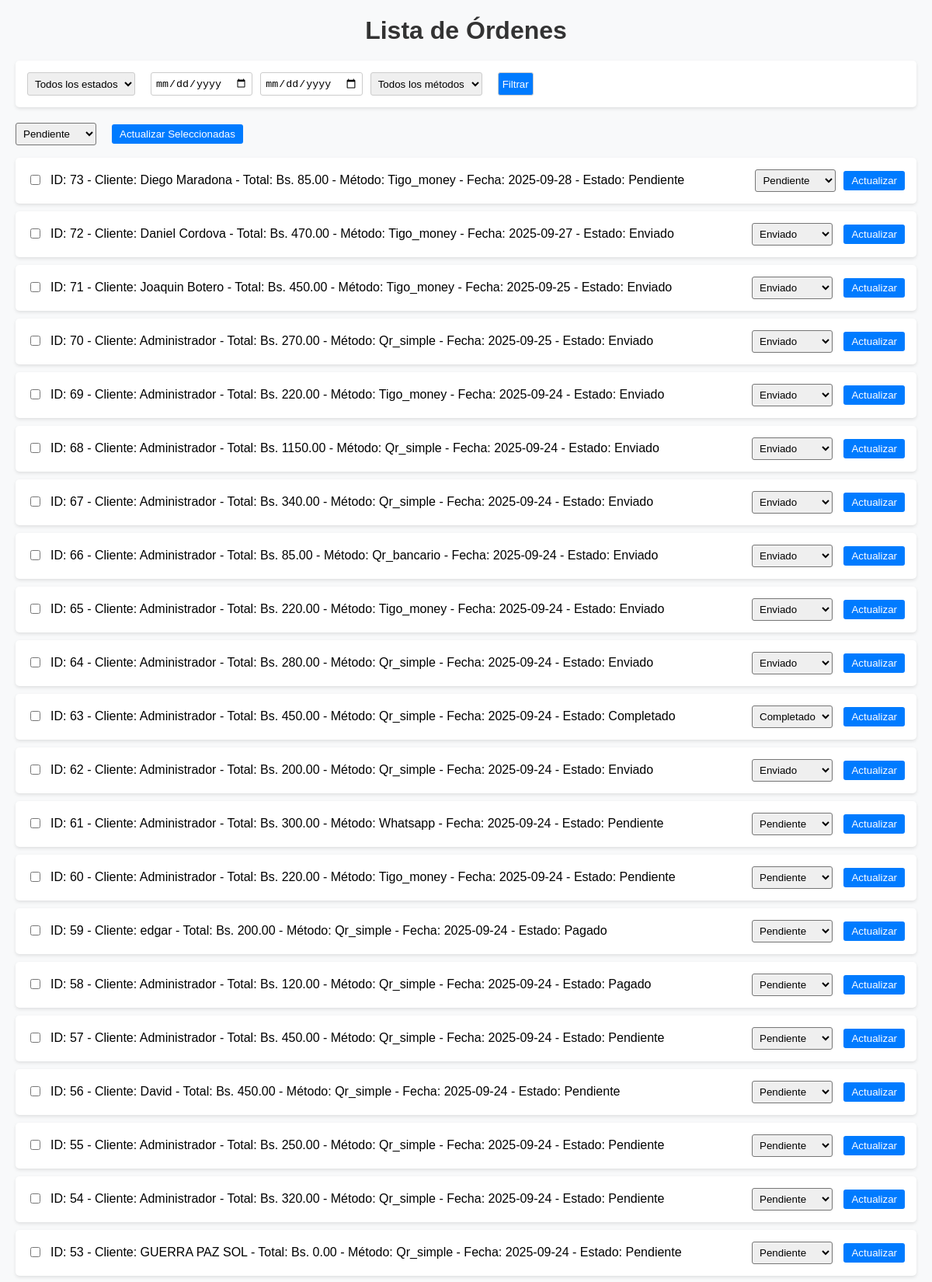
Screenshot of /ordenes (upper part) with the database file from the repository.
### tables this page shows
CREATE TABLE ordenes (
            id INTEGER PRIMARY KEY AUTOINCREMENT,
            usuario_id INTEGER,
            nombre_cliente VARCHAR(100) NOT NULL,
            telefono_cliente VARCHAR(15) NOT NULL,
            total DECIMAL(10,2) NOT NULL,
            metodo_pago VARCHAR(20) NOT NULL,
            estado VARCHAR(20) DEFAULT 'pendiente',
            detalles TEXT,
            fecha TIMESTAMP DEFAULT CURRENT_TIMESTAMP,
            FOREIGN KEY (usuario_id) REFERENCES usuarios(id)
        );

### app.py (the view)
@app.route('/ordenes')
def ver_ordenes():
    conn = get_db_connection()
    query = "SELECT * FROM ordenes"
    params = []
    if request.args.get('estado'):
        query += " WHERE estado = ?"
        params.append(request.args.get('estado'))
    if request.args.get('fecha_inicio'):
        query += " WHERE fecha >= ?" if not params else " AND fecha >= ?"
        params.append(request.args.get('fecha_inicio'))
    if request.args.get('fecha_fin'):
        query += " WHERE fecha <= ?" if not params else " AND fecha <= ?"
        params.append(request.args.get('fecha_fin'))
    if request.args.get('metodo_pago'):
        query += " WHERE metodo_pago = ?" if not params else " AND metodo_pago = ?"
        params.append(request.args.get('metodo_pago'))
    query += " ORDER BY fecha DESC"
    ordenes = conn.execute(query, params).fetchall()
    conn.close()
    return render_template('ordenes.html', ordenes=ordenes)

### database.py (called while the page is built)
def get_db_connection():
    conn = sqlite3.connect('tienda.db')
    conn.row_factory = sqlite3.Row
    return conn

### templates/ordenes.html (shortened to what this page needs)
<!DOCTYPE html>
<html>
<head>
</head>
<body>
    <h1>Lista de Órdenes</h1>
    <div class="filters">
        <form method="GET" action="{{ url_for('ver_ordenes') }}">
            <select name="estado" onchange="this.form.submit()">
                <option value="">Todos los estados</option>
            </select>
            <input type="date" name="fecha_inicio" {% if request.args.get('fecha_inicio') %}value="{{ request.args.get('fecha_inicio') }}"{% endif %} onchange="this.form.submit()">
            <input type="date" name="fecha_fin" {% if request.args.get('fecha_fin') %}value="{{ request.args.get('fecha_fin') }}"{% endif %} onchange="this.form.submit()">
            <select name="metodo_pago" onchange="this.form.submit()">
                <option value="">Todos los métodos</option>
            </select>
            <button type="button" onclick="this.form.submit()">Filtrar</button>
        </form>
    </div>
    <form method="POST" action="{{ url_for('actualizar_ordenes_masa') }}" id="bulk-update-form">
        <div class="bulk-actions">
            <select name="nuevo_estado">
                <option value="pendiente">Pendiente</option>
            </select>
            <button type="submit">Actualizar Seleccionadas</button>
        </div>
        <ul>
            {% for o in ordenes %}
            <li>
                <div class="checkbox-column">
                    <input type="checkbox" name="ordenes_seleccionadas" value="{{ o['id'] }}">
                </div>
                <div class="order-details">
                    ID: {{ o['id'] }} - Cliente: {{ o['nombre_cliente'] if o['nombre_cliente'] else 'No especificado' }} - Total: Bs. {{ "%.2f"|format(o['total']) }} - Método: {{ o['metodo_pago']|title if o['metodo_pago'] else 'No especificado' }} - Fecha: {{ o['fecha'][:10] }} - Estado: {{ o['estado']|title if o['estado'] else 'Pendiente' }}
                </div>
                <form method="POST" action="{{ url_for('actualizar_orden', orden_id=o['id']) }}" style="margin: 0;">
                    <select name="estado">
                        <option value="pendiente" {% if not o['estado'] or o['estado'] == 'pendiente' %}selected{% endif %}>Pendiente</option>
                        <option value="enviado" {% if o['estado'] == 'enviado' %}selected{% endif %}>Enviado</option>
                        <option value="completado" {% if o['estado'] == 'completado' %}selected{% endif %}>Completado</option>
                    </select>
                    <button type="submit">Actualizar</button>
                </form>
            </li>
            {% endfor %}
        </ul>
    </form>
</body>
</html>

### templates/ordenes.html (style rules this page uses)
body { font-family: Arial, sans-serif; margin: 20px; background-color: #f8f9fa; }
h1 { color: #333; text-align: center; margin-bottom: 20px; }
.filters { background-color: #fff; padding: 15px; margin-bottom: 20px; border-radius: 5px; box-shadow: 0 2px 4px rgba(0,0,0,0.1); }
.filters form { display: flex; gap: 10px; flex-wrap: wrap; }
.filters select, .filters input[type="date"], .filters button { padding: 5px; border-radius: 3px; border: 1px solid #ccc; }
ul { list-style-type: none; padding: 0; }
li { background-color: #fff; padding: 15px; margin-bottom: 10px; border-radius: 5px; box-shadow: 0 2px 4px rgba(0,0,0,0.1); display: flex; justify-content: space-between; align-items: center; }
.order-details { flex-grow: 1; }
.checkbox-column { margin-right: 10px; }
select { padding: 5px; border-radius: 3px; margin-right: 10px; }
button { background-color: #007bff; color: white; border: none; padding: 5px 10px; border-radius: 3px; cursor: pointer; }
.bulk-actions { margin: 10px 0; display: flex; gap: 10px; align-items: center; }

### rows the page displays
ordenes: id "73", nombre_cliente "Diego Maradona", total "85.00", metodo_pago "Tigo_money", fecha "2025-09-28", estado "Pendiente"
ordenes: id "72", nombre_cliente "Daniel Cordova", total "470.00", metodo_pago "Tigo_money", fecha "2025-09-27", estado "Enviado"
ordenes: id "71", nombre_cliente "Joaquin Botero", total "450.00", metodo_pago "Tigo_money", fecha "2025-09-25", estado "Enviado"
ordenes: id "70", nombre_cliente "Administrador", total "270.00", metodo_pago "Qr_simple", fecha "2025-09-25", estado "Enviado"
ordenes: id "69", nombre_cliente "Administrador", total "220.00", metodo_pago "Tigo_money", fecha "2025-09-24", estado "Enviado"
ordenes: id "68", nombre_cliente "Administrador", total "1150.00", metodo_pago "Qr_simple", fecha "2025-09-24", estado "Enviado"
ordenes: id "67", nombre_cliente "Administrador", total "340.00", metodo_pago "Qr_simple", fecha "2025-09-24", estado "Enviado"
ordenes: id "66", nombre_cliente "Administrador", total "85.00", metodo_pago "Qr_bancario", fecha "2025-09-24", estado "Enviado"
ordenes: id "65", nombre_cliente "Administrador", total "220.00", metodo_pago "Tigo_money", fecha "2025-09-24", estado "Enviado"
ordenes: id "64", nombre_cliente "Administrador", total "280.00", metodo_pago "Qr_simple", fecha "2025-09-24", estado "Enviado"
ordenes: id "63", nombre_cliente "Administrador", total "450.00", metodo_pago "Qr_simple", fecha "2025-09-24", estado "Completado"
ordenes: id "62", nombre_cliente "Administrador", total "200.00", metodo_pago "Qr_simple", fecha "2025-09-24", estado "Enviado"
ordenes: id "61", nombre_cliente "Administrador", total "300.00", metodo_pago "Whatsapp", fecha "2025-09-24", estado "Pendiente"
ordenes: id "60", nombre_cliente "Administrador", total "220.00", metodo_pago "Tigo_money", fecha "2025-09-24", estado "Pendiente"
ordenes: id "59", nombre_cliente "edgar", total "200.00", metodo_pago "Qr_simple", fecha "2025-09-24", estado "Pagado"
ordenes: id "58", nombre_cliente "Administrador", total "120.00", metodo_pago "Qr_simple", fecha "2025-09-24", estado "Pagado"
ordenes: id "57", nombre_cliente "Administrador", total "450.00", metodo_pago "Qr_simple", fecha "2025-09-24", estado "Pendiente"
ordenes: id "56", nombre_cliente "David", total "450.00", metodo_pago "Qr_simple", fecha "2025-09-24", estado "Pendiente"
ordenes: id "55", nombre_cliente "Administrador", total "250.00", metodo_pago "Qr_simple", fecha "2025-09-24", estado "Pendiente"
ordenes: id "54", nombre_cliente "Administrador", total "320.00", metodo_pago "Qr_simple", fecha "2025-09-24", estado "Pendiente"
ordenes: id "53", nombre_cliente "GUERRA PAZ SOL", total "0.00", metodo_pago "Qr_simple", fecha "2025-09-24", estado "Pendiente"
